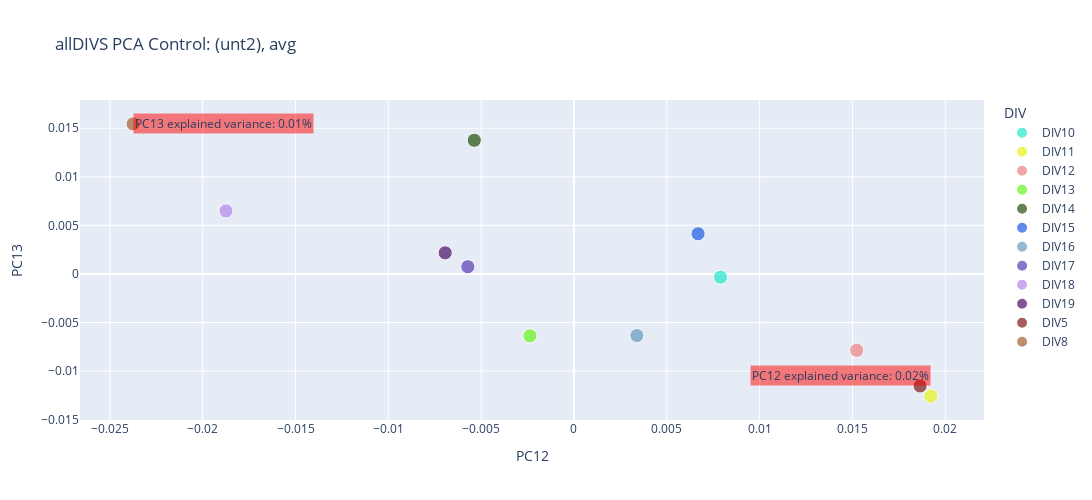

The cell this chart's notebook holds for it:
### Code cell
def get_color(color_list):
    for color in color_list:
        yield color
# colors = list(mcolors.CSS4_COLORS.values())[:17]  # Get the first 17 colors from the CSS4_COLORS dictionary
colors = [
    '#801919', '#a85e32', '#25e8cb', '#e6f518',  '#eb8383', '#69f518', '#234f09',  '#205ae3', '#6799bf', '#583cb5','#b688eb','#4e1066',  
    '#ec3dff', '#451541', '#fc1e1e', '#690d0d','#000000', '#FFD700', '#C0C0C0',  '#008B8B', '#B8860B', '#B22222',  '#556B2F', '#7FFF00',  # Chartreuse
    '#D2691E'   # Chocolate
]
xa = 'PC12'
ya = 'PC13'
PCADATA, TYPE = pca_avg, f'Control: ({CONTROL}), avg'

assign_color = get_color(colors)
color_map = {div_value: next(assign_color) for div_value in pca_df['DIV'].unique()}
# color_map.update({div_value: next(assign_color) for div_value in mpca_df['DIV'].unique() if div_value not in color_map})

if OGTYPE.casefold() != 'allDIVs'.casefold():
    ## add back in DIV5. just transform
    remdays = DROPPED_DAYS['DIV']
    pca_dd = pca.transform(DROPPED_DAYS.drop(columns='DIV')) ## CHANGE DATASET
    pca_dd = pd.DataFrame(data = pca_dd, columns = [f'PC{i}' for i in range(1, DROPPED_DAYS.shape[1])])
    pca_dd['DIV'] = remdays.values

    if 'avg'.casefold() in TYPE.casefold():
        pca_dd = pca_dd.groupby('DIV', as_index=False).mean()

    PCADATA = pd.concat([PCADATA, pca_dd], axis = 0).reset_index(drop=True)

fig = px.scatter(PCADATA, x=xa, y=ya, color='DIV', 
                 title=f'{OGTYPE} PCA {TYPE} ',
                 color_discrete_map=color_map, size_max=10, size=[10]*len(PCADATA),
                 width=1200, height=500)

fig.add_annotation(x=max(PCADATA[xa]), y=min(PCADATA[ya]),
                   text=f'{xa} explained variance: {exp_variance[xa]*100:.2f}%', 
                   showarrow=False, arrowhead=1,
                   bgcolor='rgba(255, 0, 0, 0.5)',
                   yshift=10,
                   xanchor='right', yanchor='bottom')

fig.add_annotation(x=min(PCADATA[xa]), y=max(PCADATA[ya]),
                   text=f'{ya} explained variance: {exp_variance[ya]*100:.2f}%', 
                   showarrow=False, arrowhead=1, 
                   xanchor='left', yanchor='middle',bgcolor='rgba(255, 0, 0, 0.5)'
                  )

# for div_value in mpca_df['DIV'].unique():
#     mutDIVdf = mpca_df[mpca_df['DIV'] == div_value]
#     fig.add_trace(go.Scatter(
#         x=mutDIVdf[xa], 
#         y=mutDIVdf[ya],
#         mode='markers',
#         marker=dict(
#             color=color_map[div_value],
#             size=10,                    
#             line=dict(                 
#                 color='black',        
#                 width=2     
#             )
#         ),
#         name=div_value
#     ))

plot_file = f'../plots/PCA/BoxCox&Log/{os.path.basename(os.path.normpath(FOLDER_PATH))}/png/{OGTYPE}/'\
                f'{xa}_{ya}_{TYPE}.png'

ensure_dirs_exists(plot_file)
plot_html = f'../plots/PCA/BoxCox&Log/{os.path.basename(os.path.normpath(FOLDER_PATH))}/htmls/{OGTYPE}/'\
                f'{xa}_{ya}_{TYPE}.html'

ensure_dirs_exists(plot_html)
fig.write_html(plot_html)
fig.write_image(plot_file)
fig.show()

### Figure 1 — Plotly figure (JSON) as saved in the notebook; plotly's stock layout.template omitted (floating-point values rounded to 4 significant figures)
{"data": [{"hovertemplate": "DIV=DIV10<br>PC12=%{x}<br>PC13=%{y}<br>size=%{marker.size}<extra></extra>", "legendgroup": "DIV10", "marker": {"color": "#25e8cb", "size": [10], "sizemode": "area", "sizeref": 0.1, "symbol": "circle"}, "mode": "markers", "name": "DIV10", "orientation": "v", "showlegend": true, "type": "scatter", "x": [0.007893], "xaxis": "x", "y": [-0.0003364], "yaxis": "y"}, {"hovertemplate": "DIV=DIV11<br>PC12=%{x}<br>PC13=%{y}<br>size=%{marker.size}<extra></extra>", "legendgroup": "DIV11", "marker": {"color": "#e6f518", "size": [10], "sizemode": "area", "sizeref": 0.1, "symbol": "circle"}, "mode": "markers", "name": "DIV11", "orientation": "v", "showlegend": true, "type": "scatter", "x": [0.01922], "xaxis": "x", "y": [-0.01258], "yaxis": "y"}, {"hovertemplate": "DIV=DIV12<br>PC12=%{x}<br>PC13=%{y}<br>size=%{marker.size}<extra></extra>", "legendgroup": "DIV12", "marker": {"color": "#eb8383", "size": [10], "sizemode": "area", "sizeref": 0.1, "symbol": "circle"}, "mode": "markers", "name": "DIV12", "orientation": "v", "showlegend": true, "type": "scatter", "x": [0.01523], "xaxis": "x", "y": [-0.007864], "yaxis": "y"}, {"hovertemplate": "DIV=DIV13<br>PC12=%{x}<br>PC13=%{y}<br>size=%{marker.size}<extra></extra>", "legendgroup": "DIV13", "marker": {"color": "#69f518", "size": [10], "sizemode": "area", "sizeref": 0.1, "symbol": "circle"}, "mode": "markers", "name": "DIV13", "orientation": "v", "showlegend": true, "type": "scatter", "x": [-0.002372], "xaxis": "x", "y": [-0.006375], "yaxis": "y"}, {"hovertemplate": "DIV=DIV14<br>PC12=%{x}<br>PC13=%{y}<br>size=%{marker.size}<extra></extra>", "legendgroup": "DIV14", "marker": {"color": "#234f09", "size": [10], "sizemode": "area", "sizeref": 0.1, "symbol": "circle"}, "mode": "markers", "name": "DIV14", "orientation": "v", "showlegend": true, "type": "scatter", "x": [-0.005369], "xaxis": "x", "y": [0.01376], "yaxis": "y"}, {"hovertemplate": "DIV=DIV15<br>PC12=%{x}<br>PC13=%{y}<br>size=%{marker.size}<extra></extra>", "legendgroup": "DIV15", "marker": {"color": "#205ae3", "size": [10], "sizemode": "area", "sizeref": 0.1, "symbol": "circle"}, "mode": "markers", "name": "DIV15", "orientation": "v", "showlegend": true, "type": "scatter", "x": [0.006683], "xaxis": "x", "y": [0.004141], "yaxis": "y"}, {"hovertemplate": "DIV=DIV16<br>PC12=%{x}<br>PC13=%{y}<br>size=%{marker.size}<extra></extra>", "legendgroup": "DIV16", "marker": {"color": "#6799bf", "size": [10], "sizemode": "area", "sizeref": 0.1, "symbol": "circle"}, "mode": "markers", "name": "DIV16", "orientation": "v", "showlegend": true, "type": "scatter", "x": [0.003387], "xaxis": "x", "y": [-0.006345], "yaxis": "y"}, {"hovertemplate": "DIV=DIV17<br>PC12=%{x}<br>PC13=%{y}<br>size=%{marker.size}<extra></extra>", "legendgroup": "DIV17", "marker": {"color": "#583cb5", "size": [10], "sizemode": "area", "sizeref": 0.1, "symbol": "circle"}, "mode": "markers", "name": "DIV17", "orientation": "v", "showlegend": true, "type": "scatter", "x": [-0.005718], "xaxis": "x", "y": [0.0007423], "yaxis": "y"}, {"hovertemplate": "DIV=DIV18<br>PC12=%{x}<br>PC13=%{y}<br>size=%{marker.size}<extra></extra>", "legendgroup": "DIV18", "marker": {"color": "#b688eb", "size": [10], "sizemode": "area", "sizeref": 0.1, "symbol": "circle"}, "mode": "markers", "name": "DIV18", "orientation": "v", "showlegend": true, "type": "scatter", "x": [-0.01874], "xaxis": "x", "y": [0.00649], "yaxis": "y"}, {"hovertemplate": "DIV=DIV19<br>PC12=%{x}<br>PC13=%{y}<br>size=%{marker.size}<extra></extra>", "legendgroup": "DIV19", "marker": {"color": "#4e1066", "size": [10], "sizemode": "area", "sizeref": 0.1, "symbol": "circle"}, "mode": "markers", "name": "DIV19", "orientation": "v", "showlegend": true, "type": "scatter", "x": [-0.006937], "xaxis": "x", "y": [0.002174], "yaxis": "y"}, {"hovertemplate": "DIV=DIV5<br>PC12=%{x}<br>PC13=%{y}<br>size=%{marker.size}<extra></extra>", "legendgroup": "DIV5", "marker": {"color": "#801919", "size": [10], "sizemode": "area", "sizeref": 0.1, "symbol": "circle"}, "mode": "markers", "name": "DIV5", "orientation": "v", "showlegend": true, "type": "scatter", "x": [0.01864], "xaxis": "x", "y": [-0.01154], "yaxis": "y"}, {"hovertemplate": "DIV=DIV8<br>PC12=%{x}<br>PC13=%{y}<br>size=%{marker.size}<extra></extra>", "legendgroup": "DIV8", "marker": {"color": "#a85e32", "size": [10], "sizemode": "area", "sizeref": 0.1, "symbol": "circle"}, "mode": "markers", "name": "DIV8", "orientation": "v", "showlegend": true, "type": "scatter", "x": [-0.02375], "xaxis": "x", "y": [0.01545], "yaxis": "y"}], "layout": {"annotations": [{"arrowhead": 1, "bgcolor": "rgba(255, 0, 0, 0.5)", "showarrow": false, "text": "PC12 explained variance: 0.02%", "x": 0.01922, "xanchor": "right", "y": -0.01258, "yanchor": "bottom", "yshift": 10}, {"arrowhead": 1, "bgcolor": "rgba(255, 0, 0, 0.5)", "showarrow": false, "text": "PC13 explained variance: 0.01%", "x": -0.02375, "xanchor": "left", "y": 0.01545, "yanchor": "middle"}], "height": 500, "legend": {"itemsizing": "constant", "title": {"text": "DIV"}, "tracegroupgap": 0}, "title": {"text": "allDIVS PCA Control: (unt2), avg "}, "width": 1200, "xaxis": {"anchor": "y", "domain": [0, 1], "title": {"text": "PC12"}}, "yaxis": {"anchor": "x", "domain": [0, 1], "title": {"text": "PC13"}}}}
